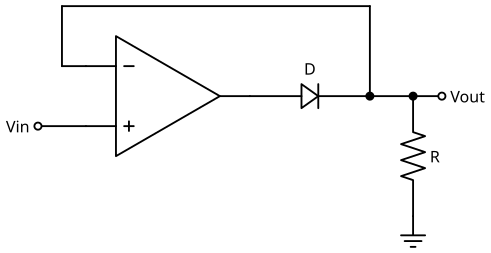

Reproduce this figure in Python.
# SPDX-License-Identifier: MIT
"""Precision half-wave rectifier (super diode): the op-amp drives the diode, the feedback from the cathode cancels the diode drop; load R to Vref."""
import sys
import pathlib

sys.path.insert(0, str(pathlib.Path(__file__).resolve().parents[2] / "tools"))
from drawing import setup_drawing  # noqa: E402
import schemdraw.elements as elm  # noqa: E402

with setup_drawing(show=False) as d:
    d.add(elm.Dot(open=True).label("Vin", loc="left"))
    d.add(elm.Line().right(1.0))
    op = d.add(elm.Opamp(leads=True).anchor("in2").right())
    d.add(elm.Diode().at(op.out).right().label("D"))
    p = d.here
    d.add(elm.Dot())
    d.add(elm.Line().right(1.5))
    d.add(elm.Dot(open=True).label("Vout", loc="right"))
    d.add(elm.Line().at(op.in1).left(0.5))
    d.add(elm.Line().up(1.25))
    d.add(elm.Line().tox(p))
    d.add(elm.Line().toy(p))
    d.add(elm.Resistor().at((p[0] + 0.9, p[1])).down().label("R", loc="bottom"))
    d.add(elm.Ground())
    d.add(elm.Dot().at((p[0] + 0.9, p[1])))
    d.save(str(pathlib.Path(__file__).with_name("circuit.svg")))
print("wrote circuit.svg")
